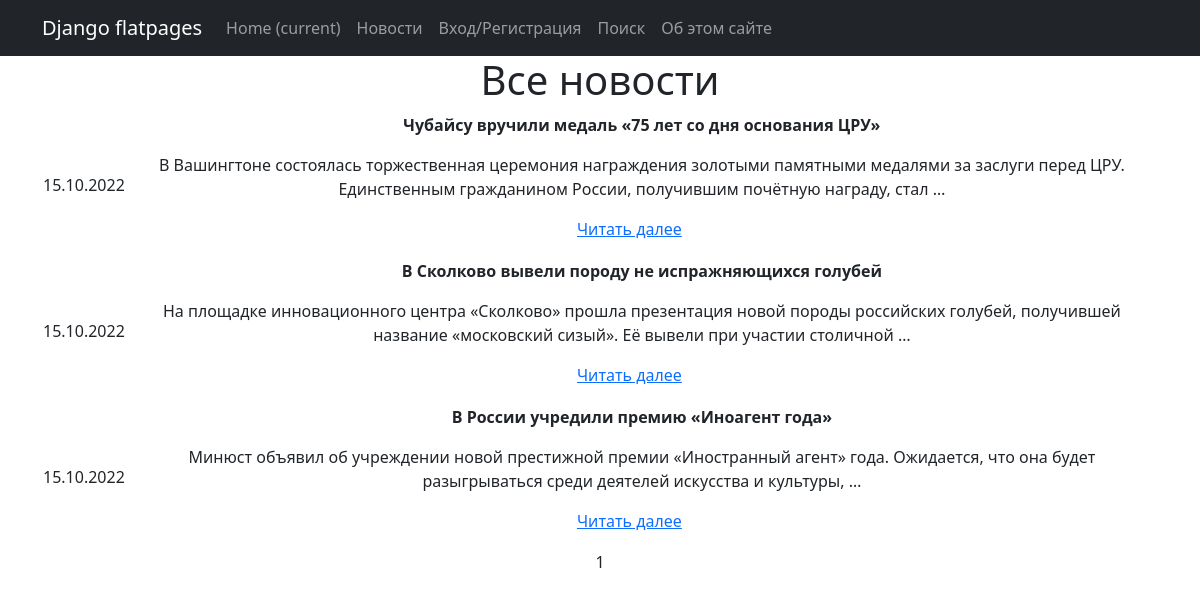
The page /news/ on the database as committed earlier.
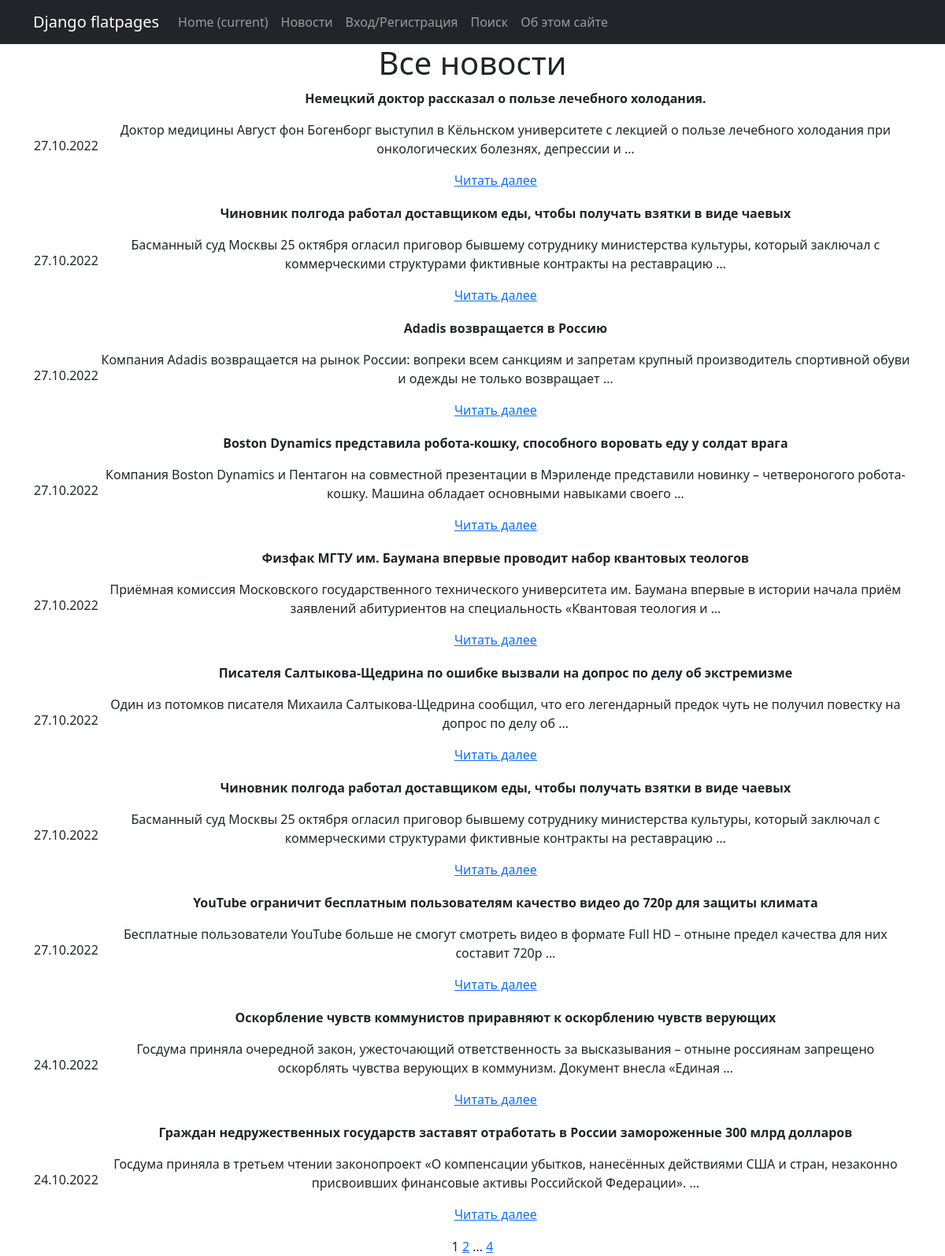
The same page on the database as committed later.
### news/models.py (models this page shows, shortened)
class Post(models.Model):
    author = models.ForeignKey(Author, on_delete=models.CASCADE)
    categories = models.ManyToManyField(Category, through='PostCategory')
    post_type = models.CharField(max_length=7, choices=POST_TYPE, default=article)
    create_time = models.DateTimeField(auto_now_add=True)
    title = models.TextField(default='Заголовок статьи')
    text = models.TextField(default='Текст статьи')
    rating = models.IntegerField(default=0)

### news/views.py (the view)
# urls.py: path('', PostsList.as_view(), name='post_list'),
class PostsList(ListView):
    model = Post
    ordering = '-create_time'
    template_name = 'news.html'
    context_object_name = 'posts'
    paginate_by = 10

### news/templates/news.html (shortened to what this page needs)
{% extends 'flatpages/default.html' %}
{% block content %}
<h1>Все новости</h1>
{% if posts %}
<table>
    {% for post in posts %}
    <tr>
        <td>{{ post.create_time|date:"d.m.Y" }}</td>
        <td>
            <p style="font-weight: bold">{{ post.title }}</p>
            <p>{{ post.text|truncatewords:20 }}</p>
            <p><a href="/news/{{ post.id }}">Читать далее</a></p>
        </td>
    </tr>
    {% endfor %}
</table>
{% else %}
    <p>Нет никаких новостей.</p>
{% endif %}
   {{ page_obj.number }}
   {% if page_obj.has_next %}
       <a href="?page={{ page_obj.next_page_number }}">{{ page_obj.next_page_number }}</a>
       {% if paginator.num_pages != page_obj.next_page_number %}
           ...
           <a href="?page={{ page_obj.paginator.num_pages }}">{{ page_obj.paginator.num_pages }}</a>
       {% endif %}
   {% endif %}
{% endblock content %}

Rows that differ between the two databases and show on the page:
no longer on this page (row unchanged): Post: create_time "15.10.2022", title "Чубайсу вручили медаль «75 лет со дня основания ЦРУ»", text "В Вашингтоне состоялась торжественная церемония награждения золотыми памятными медалями за заслуги перед ЦРУ. Единственным гражданином России, получившим почётную награду, стал …"
no longer on this page (row unchanged): Post: create_time "15.10.2022", title "В Сколково вывели породу не испражняющихся голубей", text "На площадке инновационного центра «Сколково» прошла презентация новой породы российских голубей, получившей название «московский сизый». Её вывели при участии столичной …"
no longer on this page (row unchanged): Post: create_time "15.10.2022", title "В России учредили премию «Иноагент года»", text "Минюст объявил об учреждении новой престижной премии «Иностранный агент» года. Ожидается, что она будет разыгрываться среди деятелей искусства и культуры, …"
added Post: create_time "27.10.2022", title "Немецкий доктор рассказал о пользе лечебного холодания.", text "Доктор медицины Август фон Богенборг выступил в Кёльнском университете с лекцией о пользе лечебного холодания при онкологических болезнях, депрессии и …"
added Post: create_time "27.10.2022", title "Чиновник полгода работал доставщиком еды, чтобы получать взятки в виде чаевых", text "Басманный суд Москвы 25 октября огласил приговор бывшему сотруднику министерства культуры, который заключал с коммерческими структурами фиктивные контракты на реставрацию …"
added Post: create_time "27.10.2022", title "Adadis возвращается в Россию", text "Компания Adadis возвращается на рынок России: вопреки всем санкциям и запретам крупный производитель спортивной обуви и одежды не только возвращает …"
added Post: create_time "27.10.2022", title "Boston Dynamics представила робота-кошку, способного воровать еду у солдат врага", text "Компания Boston Dynamics и Пентагон на совместной презентации в Мэриленде представили новинку – четвероногого робота-кошку. Машина обладает основными навыками своего …"
added Post: create_time "27.10.2022", title "Физфак МГТУ им. Баумана впервые проводит набор квантовых теологов", text "Приёмная комиссия Московского государственного технического университета им. Баумана впервые в истории начала приём заявлений абитуриентов на специальность «Квантовая теология и …"
added Post: create_time "27.10.2022", title "Писателя Салтыкова-Щедрина по ошибке вызвали на допрос по делу об экстремизме", text "Один из потомков писателя Михаила Салтыкова-Щедрина сообщил, что его легендарный предок чуть не получил повестку на допрос по делу об …"
added Post: create_time "27.10.2022", title "Чиновник полгода работал доставщиком еды, чтобы получать взятки в виде чаевых", text "Басманный суд Москвы 25 октября огласил приговор бывшему сотруднику министерства культуры, который заключал с коммерческими структурами фиктивные контракты на реставрацию …"
added Post: create_time "27.10.2022", title "YouTube ограничит бесплатным пользователям качество видео до 720p для защиты климата", text "Бесплатные пользователи YouTube больше не смогут смотреть видео в формате Full HD – отныне предел качества для них составит 720p …"
added Post: create_time "24.10.2022", title "Оскорбление чувств коммунистов приравняют к оскорблению чувств верующих", text "Госдума приняла очередной закон, ужесточающий ответственность за высказывания – отныне россиянам запрещено оскорблять чувства верующих в коммунизм. Документ внесла «Единая …"
added Post: create_time "24.10.2022", title "Граждан недружественных государств заставят отработать в России замороженные 300 млрд долларов", text "Госдума приняла в третьем чтении законопроект «О компенсации убытков, нанесённых действиями США и стран, незаконно присвоивших финансовые активы Российской Федерации». …"
Other text that changed with them:
{{ page_obj.next_page_number }}: (not shown) → "2"
{{ page_obj.paginator.num_pages }}: (not shown) → "4"
